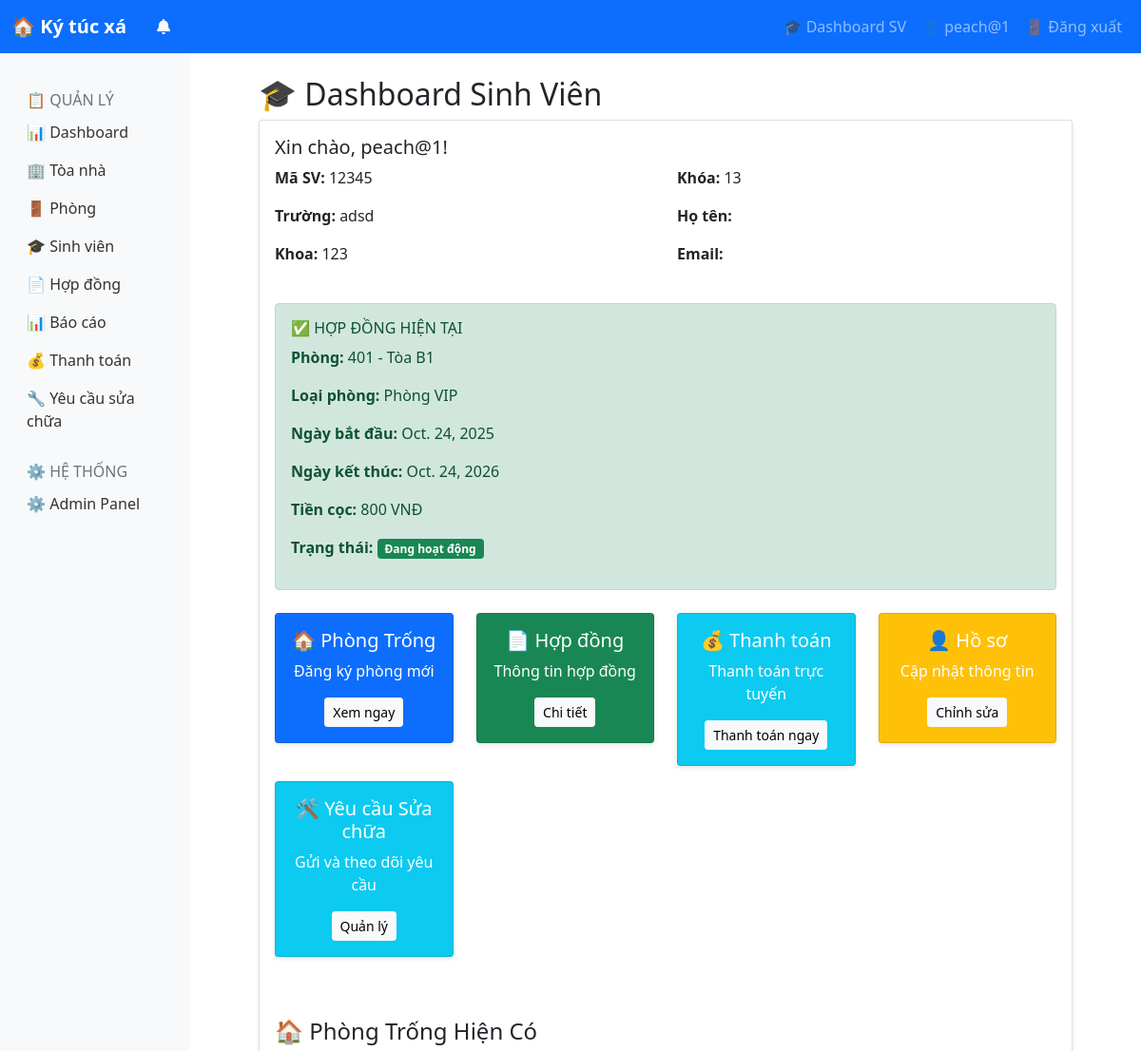
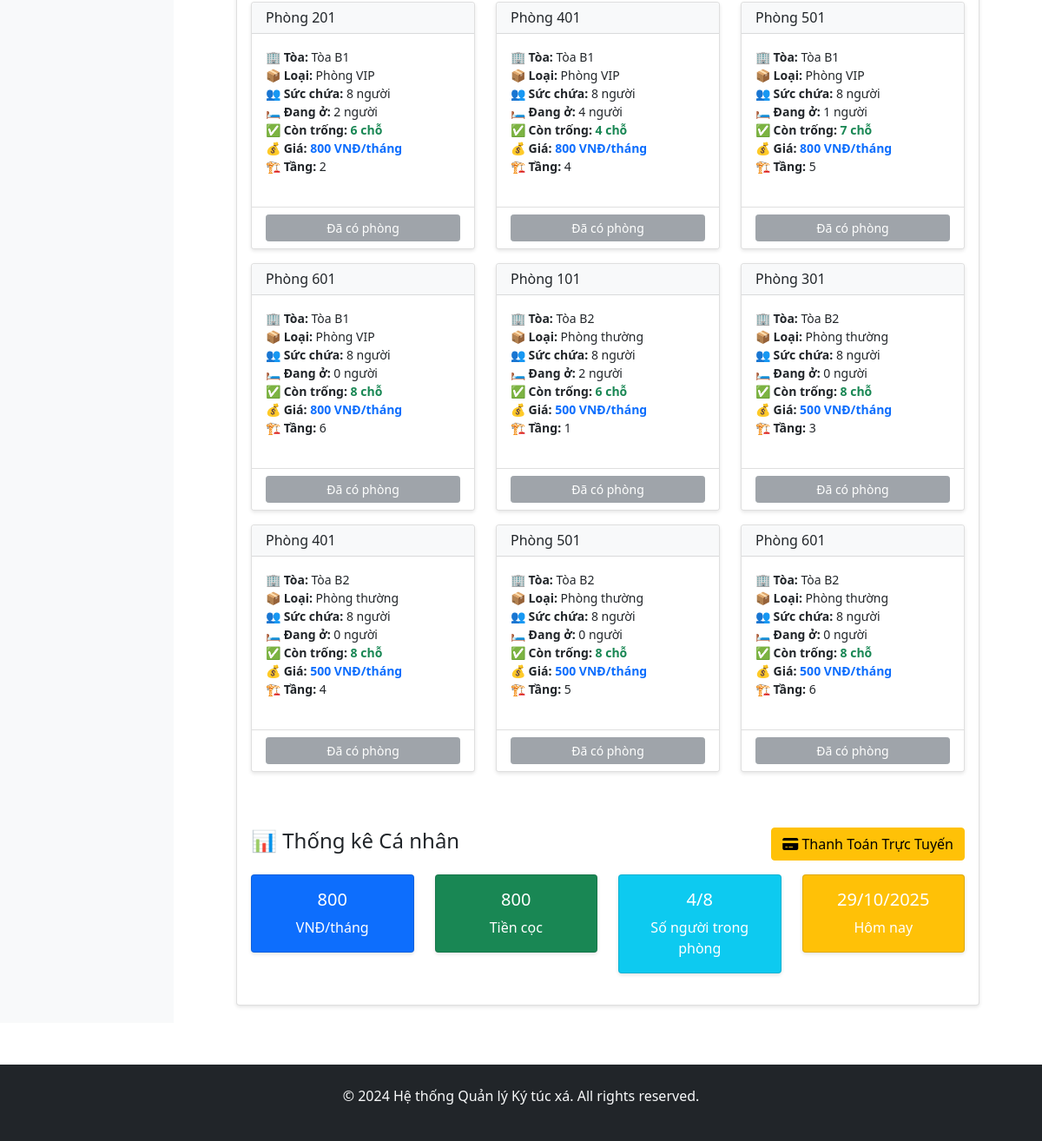
The page /student/dashboard/ (signed in) on the database as committed earlier (2 pictures, top to bottom).
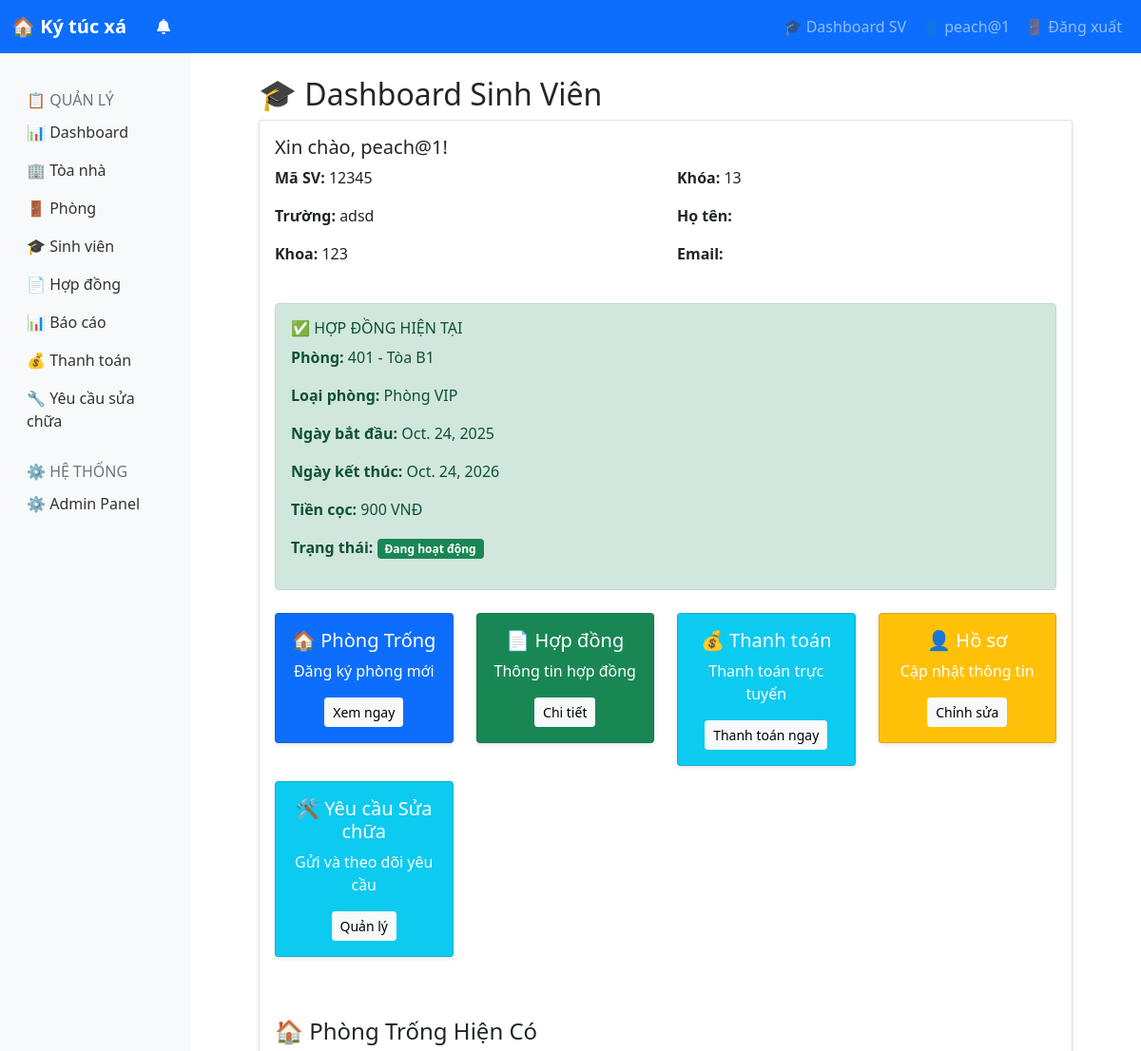
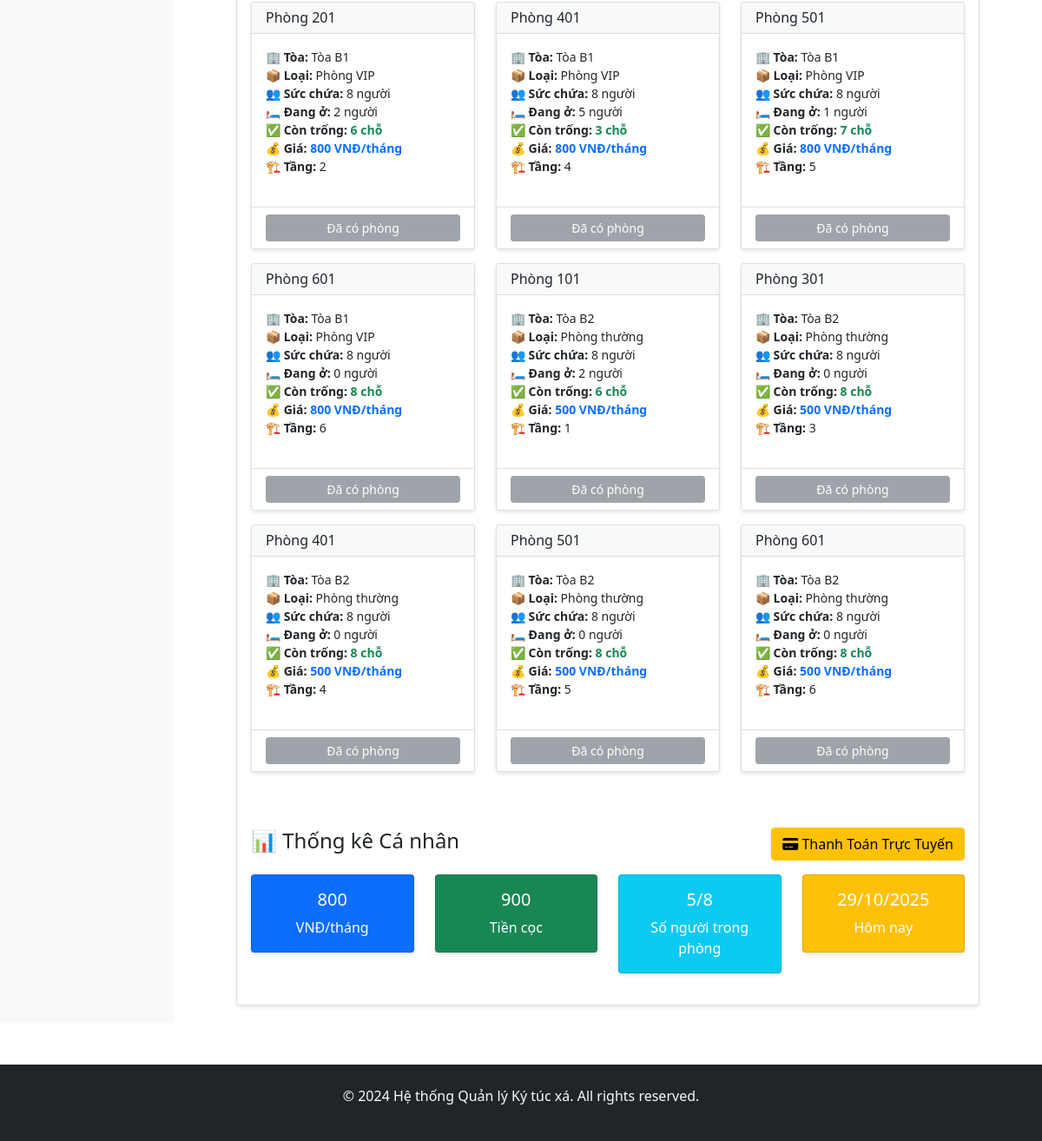
The same page on the database as committed later (2 pictures, top to bottom).
### dormitory/models.py (models this page shows, shortened)
class Contract(models.Model):
    contract_number = models.CharField(max_length=20, unique=True)
    student = models.ForeignKey(Student, on_delete=models.CASCADE)
    room = models.ForeignKey(Room, on_delete=models.CASCADE)
    start_date = models.DateField()
    end_date = models.DateField()
    deposit = models.DecimalField(max_digits=10, decimal_places=2)
    status_choices = (
        ('active', 'Đang hoạt động'),
        ('expired', 'Đã hết hạn'),
        ('terminated', 'Đã chấm dứt'),
    )
    status = models.CharField(max_length=20, choices=status_choices, default='active')
    created_at = models.DateTimeField(auto_now_add=True)

class Room(models.Model):
    room_number = models.CharField(max_length=10)
    building = models.ForeignKey(Building, on_delete=models.CASCADE)
    room_type = models.ForeignKey(RoomType, on_delete=models.CASCADE)
    floor = models.IntegerField()
    status_choices = (
        ('available', 'Còn trống'),
        ('occupied', 'Đã thuê'),
        ('maintenance', 'Bảo trì'),
    )
    status = models.CharField(max_length=20, choices=status_choices, default='available')
    current_occupancy = models.IntegerField(default=0)
    notes = models.TextField(blank=True)
    class Meta:
        unique_together = ['building', 'room_number']
    def is_available(self):
        return self.current_occupancy < self.room_type.capacity and self.status == 'available'
    def get_available_slots(self):
        return self.room_type.capacity - self.current_occupancy

class RoomType(models.Model):
    name = models.CharField(max_length=100)  # Phòng đơn, đôi, tập thể
    capacity = models.IntegerField()
    price_per_month = models.DecimalField(max_digits=10, decimal_places=2)
    description = models.TextField(blank=True)

class Building(models.Model):
    name = models.CharField(max_length=100)
    address = models.TextField()
    total_floors = models.IntegerField()
    description = models.TextField(blank=True)
    created_at = models.DateTimeField(auto_now_add=True)

### dormitory/views.py (the view)
# urls.py: path('student/dashboard/', views.student_dashboard, name='student_dashboard'),
@login_required
def student_dashboard(request):
    if request.user.user_type != 'student':
        messages.error(request, "Bạn không có quyền truy cập trang này")
        return redirect('home')
    try:
        student = Student.objects.get(user=request.user)
        current_contract = Contract.objects.filter(
            student=student,
            status='active'
        ).first()
        available_rooms = Room.objects.filter(
            status='available'
        ).select_related('building', 'room_type')
        available_rooms = [room for room in available_rooms if room.is_available()]
        context = {
            'student': student,
            'current_contract': current_contract,
            'available_rooms': available_rooms,
        }
        return render(request, 'dormitory/student_dashboard.html', context)
    except Student.DoesNotExist:
        return redirect('complete_profile')

### dormitory/templates/dormitory/student_dashboard.html (shortened to what the changed rows need)
{% extends 'base.html' %}
{% block content %}
<div class="container">
    <div class="row">
        <div class="col-md-12">
            <h2>🎓 Dashboard Sinh Viên</h2>
            <div class="card">
                <div class="card-body">
                    {% if current_contract %}
                    <div class="alert alert-success">
                        <h6>✅ HỢP ĐỒNG HIỆN TẠI</h6>
                        <p><strong>Phòng:</strong> {{ current_contract.room.room_number }} - {{ current_contract.room.building.name }}</p>
                        <p><strong>Loại phòng:</strong> {{ current_contract.room.room_type.name }}</p>
                        <p><strong>Ngày bắt đầu:</strong> {{ current_contract.start_date }}</p>
                        <p><strong>Ngày kết thúc:</strong> {{ current_contract.end_date }}</p>
                        <p><strong>Tiền cọc:</strong> {{ current_contract.deposit|floatformat:0 }} VNĐ</p>
                        <p><strong>Trạng thái:</strong> <span class="badge bg-success">{{ current_contract.get_status_display }}</span></p>
                    </div>
                    {% else %}
                    <div class="alert alert-warning">
                        <h6>⚠️ CHƯA CÓ HỢP ĐỒNG</h6>
                        <p>Bạn chưa có hợp đồng phòng nào. Hãy đăng ký phòng ngay!</p>
                    </div>
                    {% endif %}
                    <div id="available-rooms" class="mt-5">
                        {% if not student %}
                        <div class="alert alert-danger">
                            <strong>Vui lòng hoàn thiện hồ sơ sinh viên trước khi đăng ký phòng!</strong>
                        </div>
                        {% elif available_rooms %}
                        <div class="row">
                            {% for room in available_rooms %}
                            <div class="col-md-4 mb-3">
                                <div class="card h-100">
                                    <div class="card-header bg-light">
                                        <h6 class="card-title mb-0">Phòng {{ room.room_number }}</h6>
                                    </div>
                                    <div class="card-body">
                                        <p class="card-text small">
                                            <strong>🏢 Tòa:</strong> {{ room.building.name }}<br>
                                            <strong>📦 Loại:</strong> {{ room.room_type.name }}<br>
                                            <strong>👥 Sức chứa:</strong> {{ room.room_type.capacity }} người<br>
                                            <strong>🛏️ Đang ở:</strong> {{ room.current_occupancy }} người<br>
                                            <strong>✅ Còn trống:</strong>
                                                {% if room.current_occupancy < room.room_type.capacity %}
                                                <span class="text-success fw-bold">{{ room.get_available_slots }} chỗ</span>
                                                {% else %}
                                                <span class="text-danger">Đã đầy</span>
                                                {% endif %}
                                            <br>
                                            <strong>💰 Giá:</strong> <span class="text-primary fw-bold">{{ room.room_type.price_per_month|floatformat:0 }} VNĐ/tháng</span><br>
                                            <strong>🏗️ Tầng:</strong> {{ room.floor }}
                                        </p>
                                    </div>
                                    <div class="card-footer bg-white">
                                        {% if not student %}
                                            <button class="btn btn-secondary btn-sm w-100" disabled>Hoàn thiện hồ sơ</button>
                                        {% elif current_contract %}
                                            <button class="btn btn-secondary btn-sm w-100" disabled>Đã có phòng</button>
                                        {% elif room.current_occupancy >= room.room_type.capacity %}
                                            <button class="btn btn-danger btn-sm w-100" disabled>Đã đầy</button>
                                        {% else %}
                                            <a href="{% url 'room_booking' room.id %}" class="btn btn-primary btn-sm w-100">Đăng ký ngay</a>
                                        {% endif %}
                                    </div>
                                </div>
                            </div>
                            {% endfor %}
                        </div>
                        {% else %}
                        <div class="alert alert-info">
                            <strong>Hiện không có phòng trống nào.</strong> Vui lòng quay lại sau.
                        </div>
                        {% endif %}
                    </div>
                    {% if current_contract %}
                    <div class="row mt-5">
                        <div class="col-md-12">
                            <div class="d-flex justify-content-between align-items-center mb-3">
                                <h4>📊 Thống kê Cá nhân</h4>
                                <a href="{% url 'student_payments' %}" class="btn btn-warning">
                                    <i class="fas fa-credit-card"></i> Thanh Toán Trực Tuyến
                                </a>
                            </div>
                            <div class="row">
                                <div class="col-md-3">
                                    <div class="card text-white bg-primary">
                                        <div class="card-body text-center">
                                            <h5 class="card-title">{{ current_contract.room.room_type.price_per_month|floatformat:0 }}</h5>
                                            <p class="card-text">VNĐ/tháng</p>
                                        </div>
                                    </div>
                                </div>
                                <div class="col-md-3">
                                    <div class="card text-white bg-success">
                                        <div class="card-body text-center">
                                            <h5 class="card-title">{{ current_contract.deposit|floatformat:0 }}</h5>
                                            <p class="card-text">Tiền cọc</p>
                                        </div>
                                    </div>
                                </div>
                                <div class="col-md-3">
                                    <div class="card text-white bg-info">
                                        <div class="card-body text-center">
                                            <h5 class="card-title">{{ current_contract.room.current_occupancy }}/{{ current_contract.room.room_type.capacity }}</h5>
                                            <p class="card-text">Số người trong phòng</p>
                                        </div>
                                    </div>
                                </div>
                                <div class="col-md-3">
                                    <div class="card text-white bg-warning">
                                        <div class="card-body text-center">
                                            <h5 class="card-title">{% now "d/m/Y" %}</h5>
                                            <p class="card-text">Hôm nay</p>
                                        </div>
                                    </div>
                                </div>
                            </div>
                        </div>
                    </div>
                    {% endif %}
                </div>
            </div>
        </div>
    </div>
</div>
{% endblock %}

Rows that differ between the two databases and show on the page:
changed Contract "Đang hoạt động": deposit "800" → "900"; room.current_occupancy "4" → "5"
changed Room (number 2 of 9 on the later page): current_occupancy "4" → "5"; get_available_slots "4" → "3"
